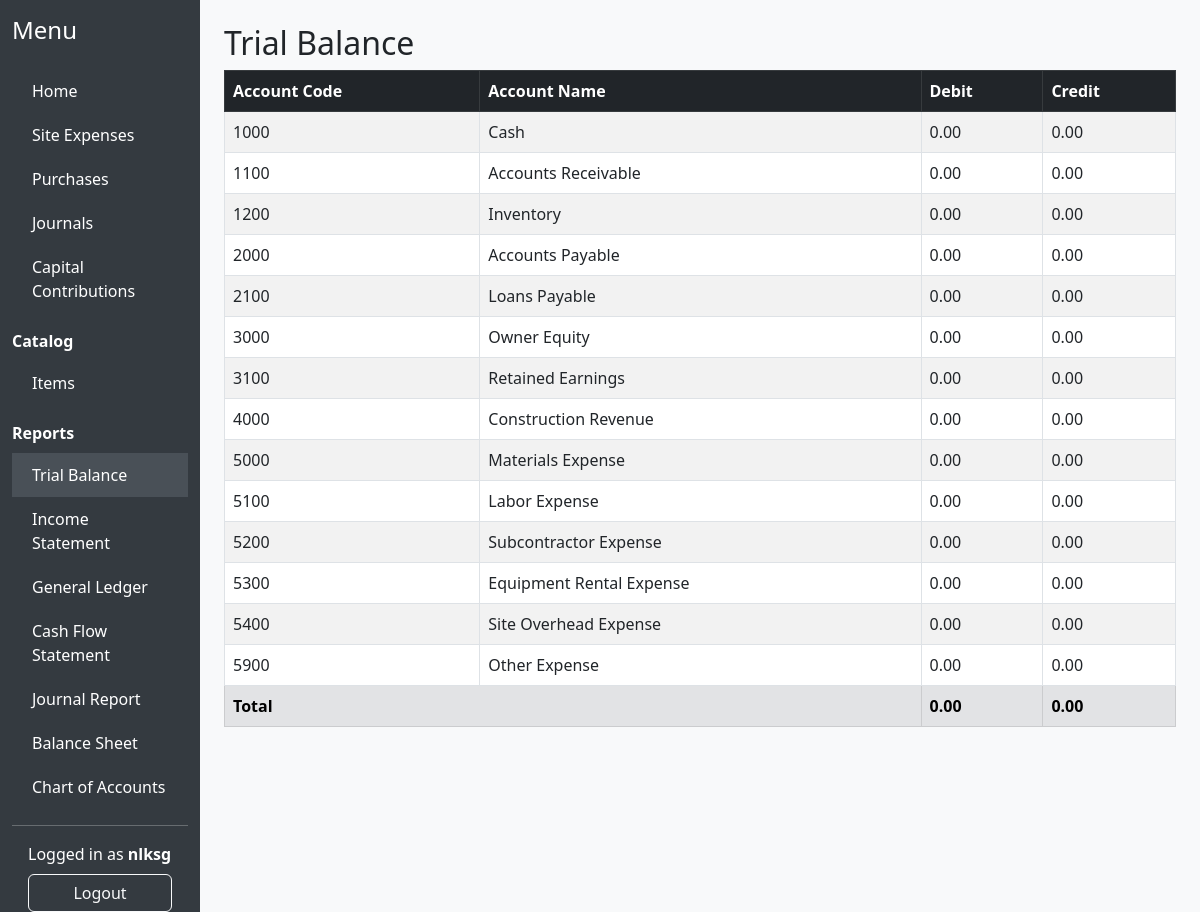
Page /accounting/reports/trial-balance/ (signed in) on the committed database.
### accounting/models.py (models this page shows, shortened)
class Account(models.Model):
    ACCOUNT_TYPES = [
        ('asset', 'Asset'),
        ('liability', 'Liability'),
        ('equity', 'Equity'),
        ('income', 'Income'),
        ('expense', 'Expense'),
    ]
    name = models.CharField(max_length=100)
    type = models.CharField(max_length=10, choices=ACCOUNT_TYPES)
    account_code = models.CharField(max_length=20, unique=True)
    parent = models.ForeignKey('self', null=True, blank=True, on_delete=models.SET_NULL, related_name='children')
    active = models.BooleanField(default=True)

### accounting/views_reports.py (the view)
# urls.py: path('reports/trial-balance/', views_reports.trial_balance, name='trial_balance'),
@login_required
def trial_balance(request):
    accounts = Account.objects.filter(active=True).order_by('account_code')
    rows = []
    total_debit = 0
    total_credit = 0
    for account in accounts:
        debit = JournalEntry.objects.filter(account=account, journal__posted=True, journal__approved=True).aggregate(Sum('debit'))['debit__sum'] or 0
        credit = JournalEntry.objects.filter(account=account, journal__posted=True, journal__approved=True).aggregate(Sum('credit'))['credit__sum'] or 0
        balance = debit - credit if account.type in ['asset', 'expense'] else credit - debit
        rows.append({'account': account, 'debit': debit, 'credit': credit, 'balance': balance})
        total_debit += debit
        total_credit += credit
    return render(request, 'accounting/trial_balance.html', {'rows': rows, 'total_debit': total_debit, 'total_credit': total_credit})

### accounting/templatetags/accounting_extras.py (called while the page is built)
@register.filter
def startswith(text, starts):
    if isinstance(text, str):
        return text.startswith(starts)
    return False

@register.filter(name='is_accountant_or_admin')
def is_accountant_or_admin(user):
    return user.groups.filter(name__in=['Accountant', 'Admin']).exists()

### accounting/templates/accounting/trial_balance.html (shortened to what this page needs)
{% extends 'accounting/base.html' %}
{% block content %}
<h2>Trial Balance</h2>
<table class="table table-bordered table-striped">
    <thead class="table-dark">
        <tr><th>Account Code</th><th>Account Name</th><th>Debit</th><th>Credit</th></tr>
    </thead>
    <tbody>
        {% for row in rows %}
        <tr>
            <td>{{ row.account.account_code }}</td>
            <td>{{ row.account.name }}</td>
            <td>{{ row.debit|floatformat:2 }}</td>
            <td>{{ row.credit|floatformat:2 }}</td>
        </tr>
        {% endfor %}
    </tbody>
    <tfoot>
        <tr class="table-secondary"><th colspan="2">Total</th><th>{{ total_debit|floatformat:2 }}</th><th>{{ total_credit|floatformat:2 }}</th></tr>
    </tfoot>
</table>
{% endblock %}

### accounting/templates/accounting/base.html (shortened to what this page needs)
{% load static %}
{% load accounting_extras %}
<!DOCTYPE html>
<html lang="en">
<head>
    <link href="https://cdn.jsdelivr.net/npm/bootstrap@5.3.0/dist/css/bootstrap.min.css" rel="stylesheet">
</head>
<body>
<div class="container-fluid">
    <div class="row">
        <nav class="col-md-2 d-none d-md-block sidebar">
            <div class="position-sticky">
                <h4 class="mt-3 mb-4">Menu</h4>
                <a href="{% url 'accounting:index' %}" class="{% if request.resolver_match.url_name == 'index' %}active{% endif %}">Home</a>
                <a href="/siteexpense/" class="{% if request.path|startswith:"/siteexpense" %}active{% endif %}">Site Expenses</a>
                {% if user|is_accountant_or_admin %}
                <a href="/purchases/" class="{% if request.path|startswith:"/purchases" %}active{% endif %}">Purchases</a>
                <a href="{% url 'accounting:journal_list' %}" class="{% if request.resolver_match.url_name == 'journal_list' %}active{% endif %}">Journals</a>
                <a href="{% url 'accounting:capital_contribution_list' %}" class="{% if request.resolver_match.url_name == 'capital_contribution_list' %}active{% endif %}">Capital Contributions</a>
                <div class="mb-2 mt-3"><strong>Catalog</strong></div>
                <a href="{% url 'purchase:item_list' %}" class="{% if request.path|startswith:"/items" %}active{% endif %}">Items</a>
                <div class="mb-2 mt-3"><strong>Reports</strong></div>
                <a href="{% url 'accounting:trial_balance' %}" class="{% if request.resolver_match.url_name == 'trial_balance' %}active{% endif %}">Trial Balance</a>
                <a href="{% url 'accounting:income_statement' %}" class="{% if request.resolver_match.url_name == 'income_statement' %}active{% endif %}">Income Statement</a>
                <a href="{% url 'accounting:general_ledger' %}" class="{% if request.resolver_match.url_name == 'general_ledger' %}active{% endif %}">General Ledger</a>
                <a href="{% url 'accounting:cash_flow' %}" class="{% if request.resolver_match.url_name == 'cash_flow' %}active{% endif %}">Cash Flow Statement</a>
                <a href="{% url 'accounting:journal_report' %}" class="{% if request.resolver_match.url_name == 'journal_report' %}active{% endif %}">Journal Report</a>
                <a href="{% url 'accounting:balance_sheet' %}" class="{% if request.resolver_match.url_name == 'balance_sheet' %}active{% endif %}">Balance Sheet</a>
                <a href="{% url 'accounting:account_list' %}" class="{% if request.resolver_match.url_name == 'account_list' %}active{% endif %}">Chart of Accounts</a>
                {% endif %}
                <hr>
                {% if request.user.is_authenticated %}
                    <span class="d-block px-3 mb-2">Logged in as <strong>{{ request.user.username }}</strong></span>
                    <form action="{% url 'logout' %}" method="post" class="d-grid px-3">
                        <button type="submit" class="btn btn-outline-light">Logout</button>
                    </form>
                {% else %}
                    <a href="{% url 'login' %}" class="btn btn-outline-light w-100 mb-2">Login</a>
                {% endif %}
            </div>
        </nav>
        <main class="col-md-9 ms-sm-auto col-lg-10 px-md-4 py-4">
            {% block content %}{% endblock %}
        </main>
    </div>
</div>
</body>
</html>

### accounting/templates/accounting/base.html (style rules this page uses)
body { background: #f8f9fa; }
.sidebar { min-height: 100vh; background: #343a40; color: #fff; }
.sidebar a { color: #fff; text-decoration: none; display: block; padding: 10px 20px; }
.sidebar a.active, .sidebar a:hover { background: #495057; }

### rows in the picture
Account: account.account_code "1000", account.name "Cash", debit "0.00", credit "0.00"
Account: account.account_code "1100", account.name "Accounts Receivable", debit "0.00", credit "0.00"
Account: account.account_code "1200", account.name "Inventory", debit "0.00", credit "0.00"
Account: account.account_code "2000", account.name "Accounts Payable", debit "0.00", credit "0.00"
Account: account.account_code "2100", account.name "Loans Payable", debit "0.00", credit "0.00"
Account: account.account_code "3000", account.name "Owner Equity", debit "0.00", credit "0.00"
Account: account.account_code "3100", account.name "Retained Earnings", debit "0.00", credit "0.00"
Account: account.account_code "4000", account.name "Construction Revenue", debit "0.00", credit "0.00"
Account: account.account_code "5000", account.name "Materials Expense", debit "0.00", credit "0.00"
Account: account.account_code "5100", account.name "Labor Expense", debit "0.00", credit "0.00"
Account: account.account_code "5200", account.name "Subcontractor Expense", debit "0.00", credit "0.00"
Account: account.account_code "5300", account.name "Equipment Rental Expense", debit "0.00", credit "0.00"
Account: account.account_code "5400", account.name "Site Overhead Expense", debit "0.00", credit "0.00"
Account: account.account_code "5900", account.name "Other Expense", debit "0.00", credit "0.00"

### other values in the picture
{{ request.user.username }} "nlksg"
{{ total_debit|floatformat:2 }} "0.00"
{{ total_credit|floatformat:2 }} "0.00"
